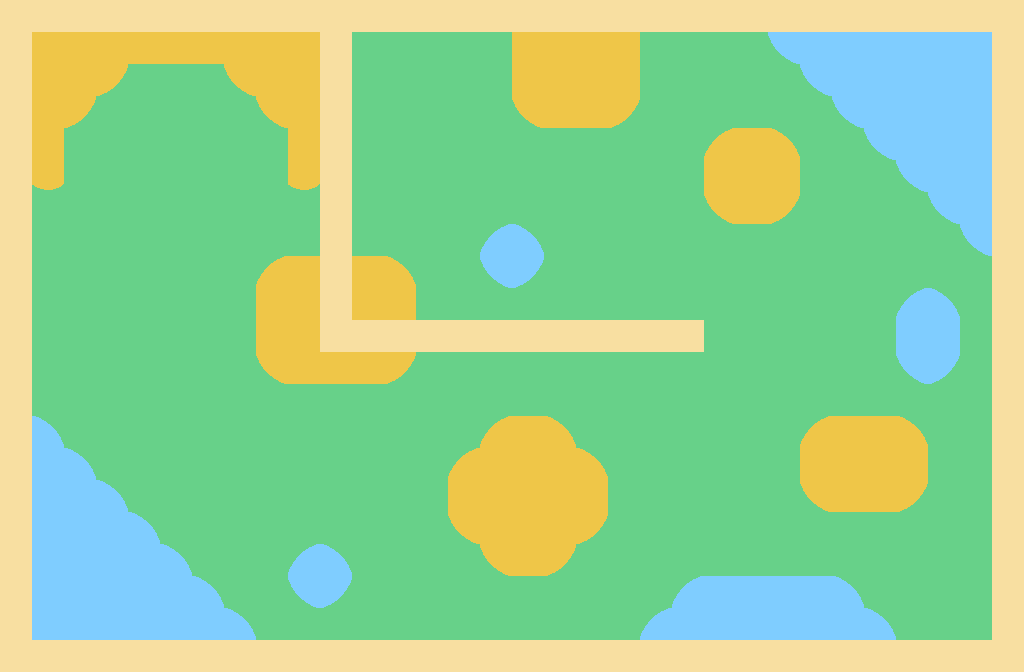

Tiled map render using the project's own tile images. Description and the map definition, with tile-layer contents summarised, below:
An orthogonal 32x21 tile map with 32x32 px tiles, 4 tile layers (Grass, Border, Sand, Water) and 4 objects.

<map version="1.2" tiledversion="1.3.4" orientation="orthogonal" renderorder="right-down" width="32" height="21" tilewidth="32" tileheight="32" infinite="0" nextlayerid="11" nextobjectid="182">
 <editorsettings>
  <export target="level5.json" format="json" />
 </editorsettings>
 <tileset firstgid="1" name="Golf Tiles" tilewidth="32" tileheight="32" tilecount="40" columns="4">
  <image source="tileset2.png" width="128" height="320" />
 </tileset>
 <layer id="2" name="Grass" width="32" height="21">
  <data>[672 cells, 570 non-empty, 2 distinct tile ids]</data>
 </layer>
 <layer id="1" name="Border" width="32" height="21">
  <data>[672 cells, 123 non-empty, 1 distinct tile ids]</data>
 </layer>
 <layer id="8" name="Sand" width="32" height="21">
  <data>[672 cells, 92 non-empty, 6 distinct tile ids]</data>
 </layer>
 <layer id="9" name="Water" width="32" height="21">
  <data>[672 cells, 84 non-empty, 5 distinct tile ids]</data>
 </layer>
 <objectgroup id="4" name="Moving">
  <object id="25" gid="33" x="256" y="352" width="32" height="32" />
  <object id="27" gid="33" x="928" y="352" width="32" height="32" />
 </objectgroup>
 <objectgroup id="6" name="Ball">
  <object id="29" gid="30" x="192" y="128" width="32" height="32" />
 </objectgroup>
 <objectgroup id="7" name="Hole">
  <object id="28" gid="31" x="448" y="192" width="32" height="32" />
 </objectgroup>
</map>
